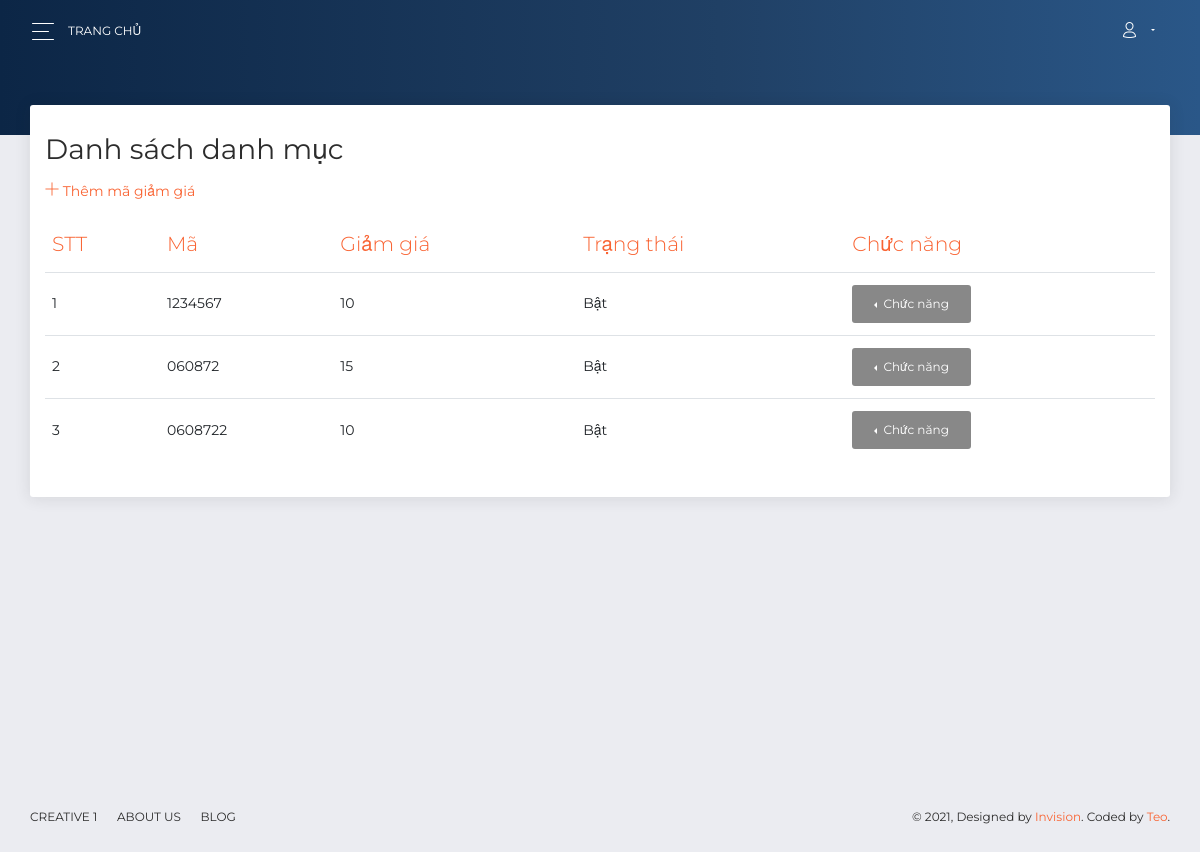
The page /admin/giamgia (signed in) on the database its author committed.
### tables this page shows
CREATE TABLE `voucher` (
  `ID` int(11) NOT NULL,
  `Code` varchar(50) NOT NULL,
  `Percent` int(11) NOT NULL,
  `isUse` int(11) NOT NULL DEFAULT 0
);

### admin/Controllers/VoucherController.php (called while the page is built, shortened)
<?php
class VoucherController extends BaseController
{
    public function index()
    {
        require PATH_ROOT ."/Models/mVoucher.php";
        $allVoucher = $voucher->getAll();
        include("./Views/voucher/index.php");
    }
}

### admin/index.php (called while the page is built, shortened)
<?php
require_once PATH_ROOT . "/libs/DB_driver.php";
$router = new core\http\Route();
$request_url = !empty($_GET['url']) ? '/' . $_GET['url'] : '/';
$method_url = !empty($_SERVER['REQUEST_METHOD']) ? $_SERVER['REQUEST_METHOD'] : 'GET';
$router->map($request_url, $method_url);

### admin/libs/DB_driver.php (called while the page is built, shortened)
<?php
class DB_driver
{
    private $__conn;
    function connect()
    {
        if (!$this->__conn){
            $this->__conn = mysqli_connect(host, user,password,dbName) or die ('Lỗi kết nối');
            mysqli_query($this->__conn, "SET character_set_results = 'utf8', character_set_client = 'utf8', character_set_database = 'utf8', character_set_server = 'utf8'");
        }
    }
    function get_list($sql)
    {
        $result = mysqli_query($this->__conn, $sql);
        $return = array();
        while ($row = mysqli_fetch_assoc($result)){
            $return[] = $row;
        }
        return $return;
    }
}

### admin/Models/mVoucher.php (called while the page is built, shortened)
<?php
class Vourcher extends DB_business {
    public function getAll(){
        return $this->get_list("SELECT * FROM `voucher` WHERE `ID` != 0");
    }
}
$voucher = new Vourcher();

### admin/Views/voucher/index.php (the view, shortened to what this page needs)
<div class="panel-header panel-header-sm">
</div>
<div class="content">
    <div class="row">
        <div class="col-md-12">
            <div class="card">
                <div class="card-header">
                    <h3 class="card-title">Danh sách danh mục</h3>
                    <a href="./giamgia/them">
                        <i class="now-ui-icons ui-1_simple-add"></i> Thêm mã giảm giá
                    </a><br>
                </div>
                <div class="card-body">
                    <div class="table-responsive">
                        <table class="table" style="overflow: hidden;">
                            <thead class=" text-primary">
                                <tr>
                                    <th>
                                        STT
                                    </th>
                                    <th>
                                        Mã
                                    </th>
                                    <th>
                                        Giảm giá
                                    </th>
                                    <th>
                                        Trạng thái
                                    </th>
                                    <th>
                                        Chức năng
                                    </th>
                                </tr>
                            </thead>
                            <tbody>
                            <?php
                                foreach($allVoucher as $key => $value){
                            ?>
                                <tr>
                                    <td>
                                        <?php echo $key + 1; ?>
                                    </td>
                                    <td>
                                        <?php echo $value['Code']; ?>
                                    </td>
                                    <td>
                                        <?php echo $value['Percent']; ?>
                                    </td>
                                    <td>
                                        <?php echo $value['isUse']==0?"Bật":"Tắt"; ?>
                                    </td>
                                    <td>
                                    <div class="btn-group dropleft" style="position: static;">
                                            <button type="button" class="btn btn-secondary dropdown-toggle" data-toggle="dropdown" aria-haspopup="true" aria-expanded="false">
                                                Chức năng
                                            </button>
                                        </div>
                                    </td>
                                </tr>
                                <?php } ?>
                            </tbody>
                        </table>
                    </div>
                </div>
            </div>
        </div>
    </div>
</div>

### admin/core/http/Route.php (shortened to what this page needs)
<?php
class Route
{
    private $__routes;
    public function __construct()
    {
        $this->__routes = [];
    }
    private function __request(string $url, string $method, $action)
    {
        if (preg_match_all('/({([a-zA-Z]+)})/', $url, $params)) {
            $url = preg_replace('/({([a-zA-Z]+)})/', '(.+)', $url);
        }
        $url = str_replace('/', '\/', $url);
        $route = [
            'url' => $url,
            'method' => $method,
            'action' => $action,
            'params' => $params[2]
        ];
        array_push($this->__routes, $route);
    }
    public function map(string $url, string $method)
    {
        foreach ($this->__routes as $route) {
            if ($route['method'] == $method) {
                $reg = '/^' . $route['url'] . '$/';
                if (preg_match($reg, $url, $params)) {
                    array_shift($params);
                    $this->__call_action_route($route['action'], $params);
                    return;
                }
            }
        }
        return;
    }
    private function __call_action_route($action, $params)
    {
        if (is_string($action)) {
            $action = explode('@', $action);
            $controller = new $controller_name();
            call_user_func_array([$controller, $action[1]], $params);
            return;
        }
    }
}

### rows shown on the page
voucher: Code "1234567", Percent "10", isUse "Bật"
voucher: Code "060872", Percent "15", isUse "Bật"
voucher: Code "0608722", Percent "10", isUse "Bật"
